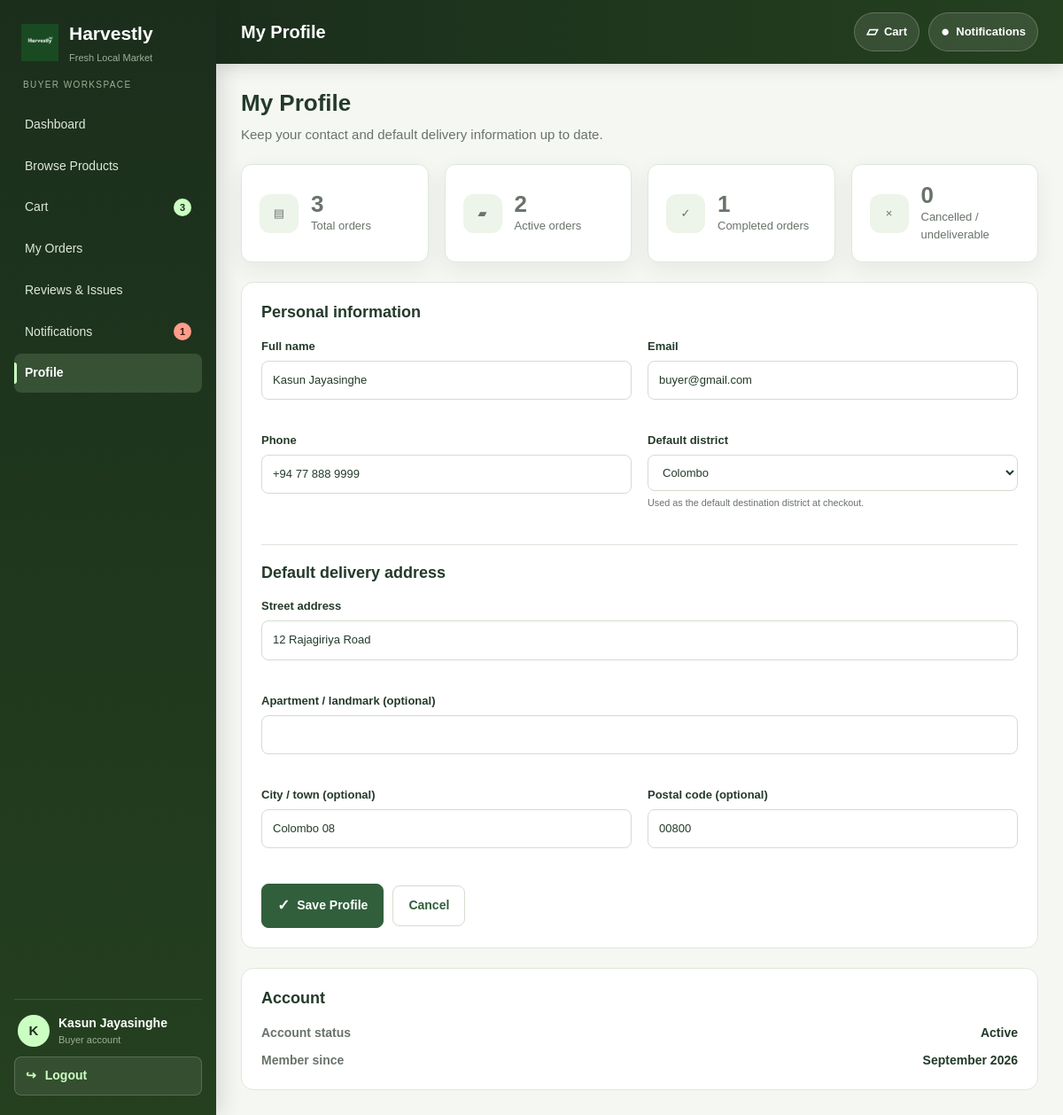
/Controller/Buyer/ProfileController.php (signed in), run on the app's committed database.
### tables this page shows
CREATE TABLE IF NOT EXISTS buyer_profiles (
    buyer_id BIGINT UNSIGNED PRIMARY KEY,
    default_address_line1 VARCHAR(180) NULL,
    default_address_line2 VARCHAR(180) NULL,
    default_city_town VARCHAR(100) NULL,
    default_postal_code VARCHAR(20) NULL,
    default_district_id SMALLINT UNSIGNED NULL,
    created_at TIMESTAMP NOT NULL DEFAULT CURRENT_TIMESTAMP,
    updated_at TIMESTAMP NOT NULL DEFAULT CURRENT_TIMESTAMP ON UPDATE CURRENT_TIMESTAMP,
    CONSTRAINT fk_buyer_user
        FOREIGN KEY (buyer_id) REFERENCES users(user_id),
    CONSTRAINT fk_buyer_default_district
        FOREIGN KEY (default_district_id) REFERENCES districts(district_id)
);

CREATE TABLE IF NOT EXISTS users (
    user_id BIGINT UNSIGNED AUTO_INCREMENT PRIMARY KEY,
    role ENUM('BUYER','FARMER','COURIER_PARTNER','ADMIN') NOT NULL,
    full_name VARCHAR(120) NOT NULL,
    email VARCHAR(190) NOT NULL,
    password_hash VARCHAR(255) NOT NULL,
    phone VARCHAR(25) NULL,
    account_status ENUM('PENDING','ACTIVE','REJECTED','SUSPENDED') NOT NULL DEFAULT 'PENDING',
    last_login_at DATETIME NULL,
    created_at TIMESTAMP NOT NULL DEFAULT CURRENT_TIMESTAMP,
    updated_at TIMESTAMP NOT NULL DEFAULT CURRENT_TIMESTAMP ON UPDATE CURRENT_TIMESTAMP,
    UNIQUE KEY uq_users_email (email),
    KEY idx_users_role_status (role, account_status)
);

### Controller/Buyer/ProfileController.php (called while the page is built, shortened)
<?php
require_once __DIR__ . '/../../config/app.php';
require_once __DIR__ . '/../../Model/Buyer/Profile.php';
$model = new Profile();
$buyer = $model->getBuyer();
$orderStats = $model->getStats();
$districts = $model->districts();
require __DIR__ . '/../../View/Buyer/profile.php';

### config/app.php (called while the page is built, shortened)
<?php
require_once __DIR__ . '/database.php';
require_once __DIR__ . '/status.php';
function db(): mysqli {
    return getDBConnection();
}
function url(string $path = ''): string {
    return rtrim(BASE_URL, '/') . '/' . ltrim($path, '/');
}
function e($value): string {
    return htmlspecialchars((string)$value, ENT_QUOTES, 'UTF-8');
}
function buyerRoute(string $controller, string $query = ''): string {
    $path = 'Controller/Buyer/' . ltrim($controller, '/');
    return url($path . ($query !== '' ? ('?' . ltrim($query, '?')) : ''));
}
function currentBuyerId(): int {
    $role = strtolower((string)($_SESSION['role'] ?? ''));
    return isset($_SESSION['user_id']) && $role === 'buyer' ? (int)$_SESSION['user_id'] : 0;
}
function requireActiveRole(string $role): void {
    $databaseRole = $role === 'courier' ? 'COURIER_PARTNER' : strtoupper($role);
    $user = db_fetch_one('SELECT role, account_status FROM users WHERE user_id=?', 'i', [(int)($_SESSION['user_id'] ?? 0)]);
    $approved = true;
}
function requireBuyerAuth(): void {
    requireActiveRole('buyer');
}
function bindMysqliParams(mysqli_stmt $stmt, string $types, array &$params): void {
    if ($types === '' || !$params) return;
    $refs = [$types];
    foreach ($params as $key => &$value) {
        $refs[] = &$value;
    }
    $stmt->bind_param(...$refs);
}
function db_fetch_all(string $sql, string $types = '', array $params = []): array {
    $stmt = db()->prepare($sql);
    bindMysqliParams($stmt, $types, $params);
    if (!$stmt->execute()) {
        $stmt->close();
        return [];
    }
    $result = $stmt->get_result();
    $rows = $result ? $result->fetch_all(MYSQLI_ASSOC) : [];
    return $rows;
}
function db_fetch_one(string $sql, string $types = '', array $params = []): ?array {
    $rows = db_fetch_all($sql, $types, $params);
    return $rows[0] ?? null;
}

### config/database.php (called while the page is built, shortened)
<?php
function getDBConnection() {
    static $conn = null;
    if ($conn === null) {
        $conn = new mysqli(DB_HOST, DB_USER, DB_PASS, DB_NAME, DB_PORT);
        $conn->set_charset("utf8mb4");
        $conn->query("SET time_zone = '+05:30'");
    }
    return $conn;
}

### Model/Buyer/Profile.php (called while the page is built, shortened)
<?php
final class Profile
{
    public function getBuyer(): array
    {
        requireBuyerAuth();
        $buyer = db_fetch_one(
            "SELECT
                u.user_id AS id,
                u.full_name AS name,
                u.email,
                u.phone,
                u.created_at,
                u.account_status,
                bp.default_address_line1 AS address,
                bp.default_address_line2 AS address2,
                bp.default_city_town AS city,
                bp.default_postal_code AS postal,
                d.district_name AS district
             FROM users u
             LEFT JOIN buyer_profiles bp ON bp.buyer_id = u.user_id
             LEFT JOIN districts d ON d.district_id = bp.default_district_id
             WHERE u.user_id = ? AND u.role = 'BUYER'
             LIMIT 1",
            'i',
            [currentBuyerId()]
        ) ?? [];
        $buyer['registered_at'] = $buyer['created_at'] ?? '';
        $buyer['joined'] = !empty($buyer['created_at'])
            ? date('F Y', strtotime((string)$buyer['created_at']))
            : '';
        return $buyer;
    }
    public function districts(): array
    {
        return db_fetch_all(
            'SELECT district_id, district_name FROM districts WHERE is_active = 1 ORDER BY district_name'
        );
    }
    public function getStats(): array
    {
        requireBuyerAuth();
        $rows = db_fetch_all(
            'SELECT order_status, COUNT(*) AS c
             FROM orders
             WHERE buyer_id = ?
             GROUP BY order_status',
            'i',
            [currentBuyerId()]
        );
        $stats = [
            'total' => 0,
            'completed' => 0,
            'active' => 0,
            'closed' => 0,
        ];
        foreach ($rows as $row) {
            $count = (int)$row['c'];
            $status = (string)$row['order_status'];
            $stats['total'] += $count;
            if ($status === 'COMPLETED') $stats['completed'] += $count;
            elseif (in_array($status, ['CANCELLED', 'REJECTED', 'UNDELIVERABLE'], true)) $stats['closed'] += $count;
            else $stats['active'] += $count;
        }
        return $stats;
    }
}

### config/status.php (called while the page is built, shortened)
<?php
require_once __DIR__ . '/../config/app.php';
if (!function_exists('harvestlyStatusLabels')) {
    function harvestlyStatusLabels(): array
    {
        return [
            'PENDING_PAYMENT'    => 'Pending Payment',
            'PAID'               => 'Paid',
            'ACCEPTED'           => 'Accepted',
            'PREPARING'          => 'Preparing',
            'READY_FOR_DELIVERY' => 'Ready for Delivery',
            'PENDING_ASSIGNMENT' => 'Pending Assignment',
            'ASSIGNED'           => 'Assigned',
            'PICKED_UP'          => 'Picked Up',
            'IN_TRANSIT'         => 'In Transit',
            'OUT_FOR_DELIVERY'   => 'Out for Delivery',
            'DELIVERED'          => 'Delivered',
            'COMPLETED'          => 'Completed',
            'UNDELIVERABLE'      => 'Undeliverable',
            'REJECTED'           => 'Rejected',
            'CANCELLED'          => 'Cancelled',
            'HELD'               => 'Held',
            'PENDING_PAYOUT'     => 'Pending Payout',
            'EARNED'             => 'Earned',
            'PAID_OUT'           => 'Paid',
            'OPEN'               => 'Open',
            'UNDER_REVIEW'       => 'Under Review',
            'RESOLVED'           => 'Resolved',
            'AVAILABLE'          => 'Available',
            'UNAVAILABLE'        => 'Unavailable',
            'APPROVED'           => 'Approved',
            'ACTIVE'             => 'Active',
            'PENDING'            => 'Pending',
            'SUSPENDED'          => 'Suspended',
            'INACTIVE'           => 'Inactive',
            'SOLD_OUT'           => 'Sold Out',
            'AVAILABLE_NOW'      => 'Available Now',
            'HARVEST_SOON'       => 'Harvest Soon',
            'SEASONAL'           => 'Seasonal',
            'ORGANIC'            => 'Organic',
            'CONVENTIONAL'       => 'Conventional',
            'MIXED'              => 'Mixed',
            'SUCCESS'            => 'Success',
            'FAILED'             => 'Failed',
        ];
    }
}
if (!function_exists('harvestlyStatusLabel')) {
    function harvestlyStatusLabel(?string $status): string
    {
        $status = strtoupper(trim((string)$status));
        $labels = harvestlyStatusLabels();
        return $labels[$status] ?? ucwords(strtolower(str_replace('_', ' ', $status)));
    }
}

### View/Buyer/profile.php (the view, shortened to what this page needs)
<?php
require_once __DIR__ . '/../../config/app.php';
require __DIR__ . '/includes/layout.php';
?>
<section class="buyer-title">
    <div>
        <h2>My Profile</h2>
        <p>Keep your contact and default delivery information up to date.</p>
    </div>
</section>
<div class="buyer-metrics">
    <?php foreach ([
        ['total', 'Total orders', 'receipt_long'],
        ['active', 'Active orders', 'local_shipping'],
        ['completed', 'Completed orders', 'done_all'],
        ['closed', 'Cancelled / undeliverable', 'cancel'],
    ] as [$key, $label, $icon]): ?>
    <a class="buyer-metric" href="<?= e(buyerRoute('OrdersController.php')) ?>">
        <span class="buyer-metric-icon material-symbols-outlined" aria-hidden="true"><?= e($icon) ?></span>
        <span>
            <strong><?= (int)($orderStats[$key] ?? 0) ?></strong>
            <span><?= e($label) ?></span>
        </span>
    </a>
    <?php endforeach; ?>
</div>
<form class="buyer-panel" method="post" action="<?= e(buyerRoute('ProfileController.php')) ?>">
    <h3>Personal information</h3>
    <div class="buyer-form-grid">
        <div class="buyer-field">
            <span>Full name</span>
            <input type="text" name="name" value="<?= e((string)($buyer['name'] ?? '')) ?>" required>
        </div>
        <div class="buyer-field">
            <span>Email</span>
            <input type="email" name="email" value="<?= e((string)($buyer['email'] ?? '')) ?>" required>
        </div>
        <div class="buyer-field">
            <span>Phone</span>
            <input type="tel" name="phone" value="<?= e((string)($buyer['phone'] ?? '')) ?>" required>
        </div>
        <div class="buyer-field">
            <span>Default district</span>
            <select name="district" required>
                <?php foreach ($districts as $d): ?>
                <option value="<?= e($d['district_name']) ?>" <?= ($buyer['district'] ?? '') === $d['district_name'] ? 'selected' : '' ?>>
                    <?= e($d['district_name']) ?>
                </option>
                <?php endforeach; ?>
            </select>
            <small>Used as the default destination district at checkout.</small>
        </div>
    </div>
    <hr class="buyer-hr">
    <h3>Default delivery address</h3>
    <div class="buyer-form-grid">
        <div class="buyer-field buyer-field--wide">
            <span>Street address</span>
            <input type="text" name="address" value="<?= e((string)($buyer['address'] ?? '')) ?>" required>
        </div>
        <div class="buyer-field buyer-field--wide">
            <span>Apartment / landmark (optional)</span>
            <input type="text" name="address2" value="<?= e((string)($buyer['address2'] ?? '')) ?>">
        </div>
        <div class="buyer-field">
            <span>City / town (optional)</span>
            <input type="text" name="city" value="<?= e((string)($buyer['city'] ?? '')) ?>">
        </div>
        <div class="buyer-field">
            <span>Postal code (optional)</span>
            <input type="text" name="postal" value="<?= e((string)($buyer['postal'] ?? '')) ?>">
        </div>
    </div>
    <div class="buyer-actions" style="margin-top:22px">
        <button class="buyer-button" type="submit">
            <span class="material-symbols-outlined" aria-hidden="true">save</span>
            <span>Save Profile</span>
        </button>
        <a class="buyer-button buyer-ghost" href="<?= e(buyerRoute('DashboardController.php')) ?>">Cancel</a>
    </div>
</form>
<section class="buyer-panel">
    <h3>Account</h3>
    <dl class="buyer-kv">
        <dt>Account status</dt>
        <dd><?= e(harvestlyStatusLabel((string)($buyer['account_status'] ?? ''))) ?></dd>
        <dt>Member since</dt>
        <dd><?= e((string)($buyer['joined'] ?? '—')) ?></dd>
    </dl>
</section>

### data on the page
buyer_profiles: name "Kasun Jayasinghe", email "buyer@gmail.com", phone "+94 77 888 9999", address "12 Rajagiriya Road", city "Colombo 08", postal "00800", buyer_id.account_status "Active"

### other printed values
$item['label'] "Dashboard"
$item['label'] "Browse Products"
$item['label'] "Cart"
$item['count'] "3"
$item['label'] "My Orders"
$item['label'] "Reviews & Issues"
$item['label'] "Notifications"
$item['count'] "1"
$item['label'] "Profile"
$initials "K"
$displayName "Kasun Jayasinghe"
$title "My Profile"
$orderStats[$key] "3"
$label "Total orders"
$orderStats[$key] "2"
